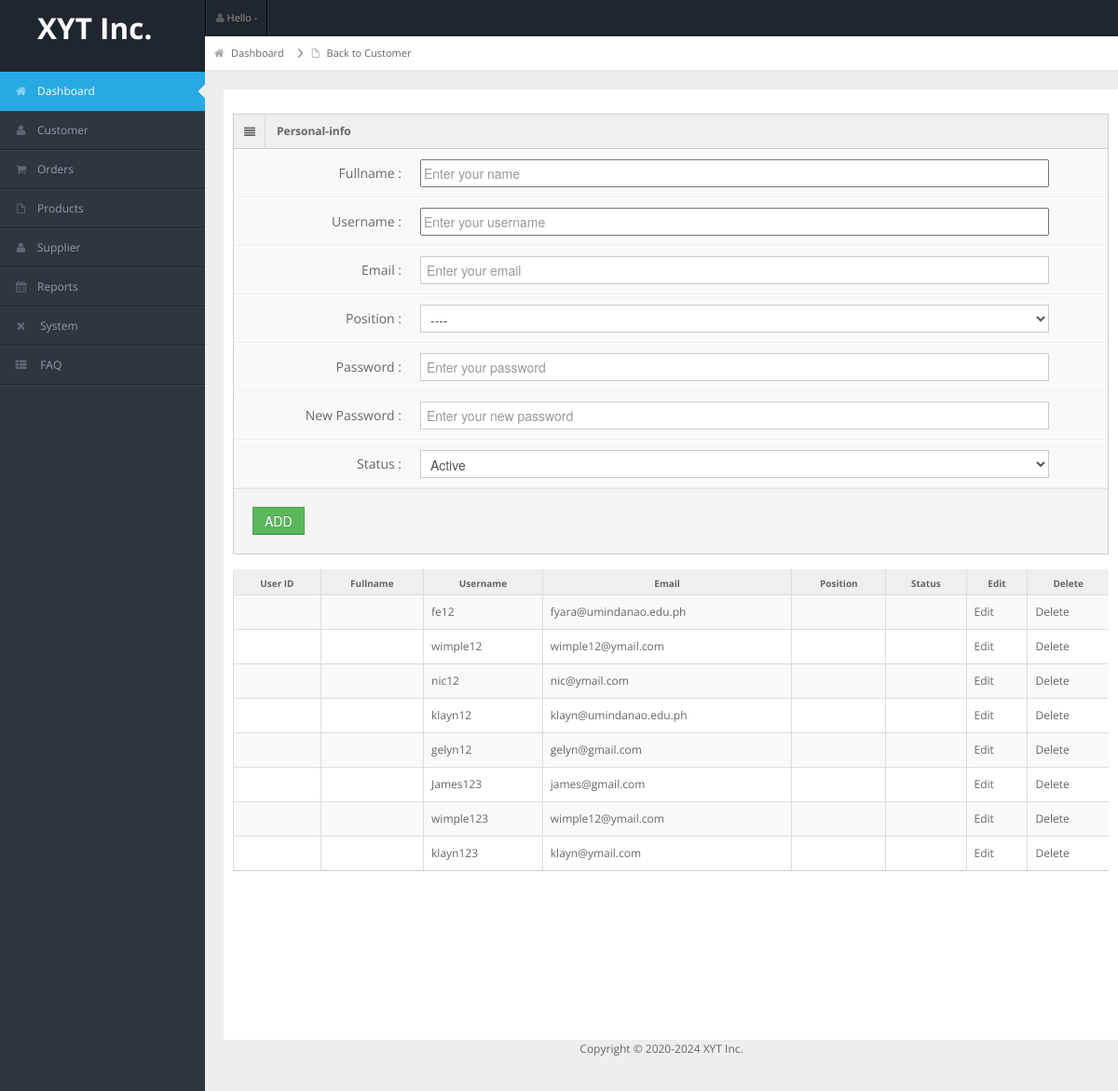
Screenshot of /project/admin/Add_User.php with the database file from the repository.
### tables this page shows
CREATE TABLE `user` (
  `id` int(11) NOT NULL,
  `firstname` varchar(50) DEFAULT NULL,
  `middlename` varchar(50) DEFAULT NULL,
  `lastname` varchar(50) DEFAULT NULL,
  `school` varchar(50) DEFAULT NULL,
  `program` varchar(50) DEFAULT NULL,
  `yearlevel` varchar(50) DEFAULT NULL,
  `phonenumber` varchar(13) DEFAULT NULL,
  `username` varchar(50) DEFAULT NULL,
  `email` varchar(50) DEFAULT NULL,
  `Password1` varchar(50) DEFAULT NULL,
  `Password2` varchar(50) DEFAULT NULL
);

### project/admin/Add_User.php (the view, shortened to what this page needs)
<?php
include "header.php";
include "execute/connection.php";
?>
<div id="content">
    <div id="content-header">
        <div id="breadcrumb"><a href="home.php" title="Go to Home" class="tip-bottom"><i class="icon-home"></i>
           Dashboard</a><a href="Add_Costumer.php" title="Go to User" class="tip-bottom"><i class="icon-file"></i>
           Back to Customer</a>
    </div>
  </div>
    <div class="container-fluid">
        <div class="row-fluid" style="background-color: white; min-height: 1000px; padding:10px;">
        <div class="span12">
      <div class="widget-box">
        <div class="widget-title"> <span class="icon"> <i class="icon-align-justify"></i> </span>
          <h5>Personal-info</h5>
        </div>
        <div class="widget-content nopadding">
          <form name="form1" action="" method="post" class="form-horizontal">
            <div class="control-group">
              <label class="control-label">Fullname :</label>
              <div class="controls">
                <input type="fullname" class="span11" placeholder="Enter your name" name="fullname"/>
              </div>
            </div>
            <div class="control-group">
              <label class="control-label">Username :</label>
              <div class="controls">
                <input type="username" class="span11" placeholder="Enter your username" name="username"/>
              </div>
            </div>
            <div class="control-group">
              <label class="control-label">Email :</label>
              <div class="controls">
                <input type="email" class="span11" placeholder="Enter your email" name="email"/>
              </div>
            </div>
            <div class="control-group">
              <label class="control-label">Position :</label>
              <div class="controls">
                  <select name="role" class="span11">
                    <option> ---- </option>
                  </select>
              </div>
            </div>
             <div class="control-group">
              <label class="control-label">Password :</label>
              <div class="controls">
                <input type="password" class="span11" placeholder="Enter your password" name="password"/>
              </div>
            </div>
             <div class="control-group">
              <label class="control-label">New Password :</label>
              <div class="controls">
                <input type="password" class="span11" placeholder="Enter your new password" name="confirm_password"/>
              </div>
            </div>
             <div class="control-group">
              <label class="control-label">Status :</label>
              <div class="controls">
                  <select name="status" class="span11">
                      <option>Active</option>
                  </select>
              </div>
            </div>
            <div class="form-actions">
              <button type="submit" name="submit1" class="btn btn-success">ADD</button>
            </div>
          </form>
        </div>
      </div>
      <div class="widget-content nopadding">
            <table class="table table-bordered table-striped">
              <thead>
                <tr>
                  <th>User ID</th>
                  <th>Fullname</th>
                  <th>Username</th>
                  <th>Email</th>
                  <th>Position</th>
                  <th>Status</th>
                  <th>Edit</th>
                  <th>Delete</th>
                </tr>
              </thead>
              <tbody>
                <?php
                $res=mysqli_query( $connection,"select * from user");
                while($row=mysqli_fetch_array($res))
                {
                  ?>
                  <tr>
                  <td><?php echo $row["userID"];?></td>
                  <td><?php echo $row["fullname"];?></td>
                  <td><?php echo $row["username"];?></td>
                  <td><?php echo $row["email"];?></td>
                  <td><?php echo $row["role"];?></td>
                  <td><?php echo $row["status"];?></td>
                  <td><a href="edit_user.php?userID=<?php echo $row["userID"];?>">Edit</a></td>
                  <td><a href="delete_user.php?userID=<?php echo $row["userID"];?>">Delete</a></td>
                  </tr>
                <?php
                }
                ?>
              </tbody>
            </table>
          </div>
        </div>
    </div>
</div>
<?php
include "footer.php"
?>

### project/admin/css/matrix-style.css (style rules this page uses)
* { outline:none !important; -moz-outline: none !important; }
html, body { height:100% }
body { overflow-x: hidden; margin-top: -10px; font-family: 'Open Sans', sans-serif; font-size:12px; color:#666; }
a { color:#666; }
select, textarea, input[type="text"], input[type="password"], input[type="datetime"], input[type="datetime-local"], input[type="date"], input[type="month"], input[type="time"], input[type="week"], input[type="number"], input[type="email"], input[type="url"], input[type="search"], input[type="tel"], input[type="color"], .uneditable-input, .label, .dropdown-menu, .btn, .well, .progress, .table-bordered, .btn-group > .btn:first-child, .btn-group > .btn:last-child, .btn-group > .btn:last-child, .btn-group > .dropdown-toggle, .alert { border-radius:0px; }
.btn, textarea, input[type="text"], input[type="password"], input[type="datetime"], input[type="datetime-local"], input[type="date"], input[type="month"], input[type="time"], input[type="week"], input[type="number"], input[type="email"], input[type="url"], input[type="search"], input[type="tel"], input[type="color"], .uneditable-input { box-shadow:none; }
.progress, .progress-success .bar, .progress .bar-success, .progress-warning .bar, .progress .bar-warning, .progress-danger .bar, .progress .bar-danger, .progress-info .bar, .progress .bar-info, .btn, .btn-primary { background-image:none; }
.form-horizontal .form-actions { padding-left:20px; }
#content { background: none repeat scroll 0 0 #eeeeee; margin-left: 220px; margin-right: 0; padding-bottom: 25px; position: relative; min-height:100%; width: auto; }
#content-header { position: abslute; width: 100%; margin-top: -38px; z-index: 20; }
.container-fluid .row-fluid:first-child { margin-top: 20px; }
#breadcrumb { background-color: #fff; border-bottom: 1px solid #e3ebed; }
#breadcrumb a { padding: 8px 20px 8px 10px; display: inline-block; background-image: url('../img/breadcrumb.png'); background-position: center right; background-repeat: no-repeat; font-size: 11px; color: #666666; }
#breadcrumb a:last-child { background-image:none; }
#breadcrumb a i { margin-right: 5px; opacity: .6; }
.stat-boxes .peity_bar_good, .stat-boxes .peity_line_good, { color: #459D1C; }
.widget-box { background: none repeat scroll 0 0 #F9F9F9; border-left: 1px solid #CDCDCD; border-top: 1px solid #CDCDCD; border-right: 1px solid #CDCDCD; clear: both; margin-top: 16px; margin-bottom: 16px; position: relative; }
.widget-title, .modal-header, .table th, div.dataTables_wrapper .ui-widget-header { background:#efefef; border-bottom: 1px solid #CDCDCD; height: 36px; }
.widget-title span.icon { padding: 9px 10px 7px 11px; float: left; border-right:1px solid #dadada; }
.widget-title h5 { color: #666; float: left; font-size: 12px; font-weight: bold; padding: 12px; line-height: 12px; margin: 0; }
.widget-content { padding:15px; border-bottom: 1px solid #cdcdcd; }
.table th { height: auto; font-size: 10px; padding: 5px 10px 2px; border-bottom: 0; text-align: center; color: #666666; }
.nopadding { padding: 0 !important; }
.nopadding .table { margin-bottom: 0; }
.nopadding .table-bordered { border: 0; }
form { margin-bottom: 0; }
.form-horizontal .control-group { border-top: 1px solid #ffffff; border-bottom: 1px solid #eeeeee; margin-bottom: 0; }
.form-horizontal .control-label { padding-top: 15px; width: 180px; }
.form-horizontal .controls { margin-left: 200px; padding: 10px 0; }
.form-horizontal .form-actions { margin-top: 0; margin-bottom: 0; }

### project/admin/css/matrix-media.css (style rules this page uses)
body { background:#2E363F; }

### rows the page displays
user: username "fe12", email "fyara@umindanao.edu.ph"
user: username "wimple12", email "wimple12@ymail.com"
user: username "nic12", email "nic@ymail.com"
user: username "klayn12", email "klayn@umindanao.edu.ph"
user: username "gelyn12", email "gelyn@gmail.com"
user: username "James123", email "james@gmail.com"
user: username "wimple123", email "wimple12@ymail.com"
user: username "klayn123", email "klayn@ymail.com"
